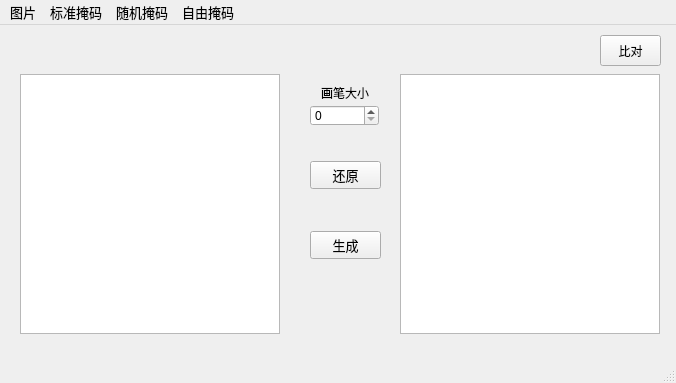
<?xml version="1.0" encoding="UTF-8"?>
<ui version="4.0">
 <class>MainWindow</class>
 <widget class="QMainWindow" name="MainWindow">
  <property name="geometry">
   <rect>
    <x>0</x>
    <y>0</y>
    <width>676</width>
    <height>383</height>
   </rect>
  </property>
  <property name="font">
   <font>
    <pointsize>9</pointsize>
   </font>
  </property>
  <property name="windowTitle">
   <string>MainWindow</string>
  </property>
  <widget class="QWidget" name="centralwidget">
   <widget class="QGraphicsView" name="graphicsView_img">
    <property name="geometry">
     <rect>
      <x>20</x>
      <y>49</y>
      <width>260</width>
      <height>260</height>
     </rect>
    </property>
   </widget>
   <widget class="QWidget" name="verticalLayoutWidget">
    <property name="geometry">
     <rect>
      <x>310</x>
      <y>100</y>
      <width>71</width>
      <height>171</height>
     </rect>
    </property>
    <layout class="QVBoxLayout" name="verticalLayout">
     <item>
      <widget class="QPushButton" name="pushButton_restore">
       <property name="font">
        <font>
         <pointsize>10</pointsize>
        </font>
       </property>
       <property name="text">
        <string>还原</string>
       </property>
      </widget>
     </item>
     <item>
      <widget class="QPushButton" name="pushButton_gen">
       <property name="font">
        <font>
         <pointsize>10</pointsize>
        </font>
       </property>
       <property name="text">
        <string>生成</string>
       </property>
      </widget>
     </item>
    </layout>
   </widget>
   <widget class="QGraphicsView" name="graphicsView_result">
    <property name="geometry">
     <rect>
      <x>400</x>
      <y>49</y>
      <width>260</width>
      <height>260</height>
     </rect>
    </property>
   </widget>
   <widget class="QPushButton" name="pushButton_Compare">
    <property name="geometry">
     <rect>
      <x>600</x>
      <y>10</y>
      <width>61</width>
      <height>31</height>
     </rect>
    </property>
    <property name="text">
     <string>比对</string>
    </property>
   </widget>
   <widget class="QLabel" name="label">
    <property name="geometry">
     <rect>
      <x>321</x>
      <y>60</y>
      <width>51</width>
      <height>16</height>
     </rect>
    </property>
    <property name="text">
     <string>画笔大小：</string>
    </property>
   </widget>
   <widget class="QSpinBox" name="spinBox">
    <property name="geometry">
     <rect>
      <x>310</x>
      <y>80</y>
      <width>69</width>
      <height>21</height>
     </rect>
    </property>
   </widget>
  </widget>
  <widget class="QMenuBar" name="menubar">
   <property name="geometry">
    <rect>
     <x>0</x>
     <y>0</y>
     <width>676</width>
     <height>22</height>
    </rect>
   </property>
   <property name="font">
    <font>
     <pointsize>10</pointsize>
    </font>
   </property>
   <widget class="QMenu" name="menu">
    <property name="font">
     <font>
      <pointsize>9</pointsize>
     </font>
    </property>
    <property name="title">
     <string>图片</string>
    </property>
    <addaction name="actionOpen"/>
    <addaction name="actionSave"/>
    <addaction name="actionExit"/>
   </widget>
   <widget class="QMenu" name="menuMask">
    <property name="title">
     <string>标准掩码</string>
    </property>
    <widget class="QMenu" name="menuCorner_Mask">
     <property name="title">
      <string>四分掩码</string>
     </property>
     <addaction name="actionTop_Left_Corner"/>
     <addaction name="actionBottom_Left_Corner"/>
     <addaction name="actionTop_Right_Corner"/>
     <addaction name="actionBottom_Right_Corner"/>
    </widget>
    <widget class="QMenu" name="menuHalf_Mask">
     <property name="title">
      <string>二分掩码</string>
     </property>
     <addaction name="actionLeft"/>
     <addaction name="actionRight"/>
     <addaction name="actionTop"/>
     <addaction name="actionBottom"/>
    </widget>
    <addaction name="actionCentral_Mask"/>
    <addaction name="menuCorner_Mask"/>
    <addaction name="menuHalf_Mask"/>
    <addaction name="actionwearMask"/>
   </widget>
   <widget class="QMenu" name="menuRandom_Mask">
    <property name="title">
     <string>随机掩码</string>
    </property>
    <addaction name="actionRandom_Block"/>
    <addaction name="actionRandom_Walk"/>
   </widget>
   <widget class="QMenu" name="menuFree_Mask">
    <property name="title">
     <string>自由掩码</string>
    </property>
    <addaction name="actionDraw"/>
   </widget>
   <addaction name="menu"/>
   <addaction name="menuMask"/>
   <addaction name="menuRandom_Mask"/>
   <addaction name="menuFree_Mask"/>
  </widget>
  <widget class="QStatusBar" name="statusbar"/>
  <action name="actionOpen">
   <property name="text">
    <string>打开 </string>
   </property>
   <property name="font">
    <font/>
   </property>
  </action>
  <action name="actionSave">
   <property name="text">
    <string>保存</string>
   </property>
   <property name="font">
    <font/>
   </property>
  </action>
  <action name="action50_Mask">
   <property name="text">
    <string>Half Mask</string>
   </property>
  </action>
  <action name="actionRandom_Block">
   <property name="text">
    <string>随机方块</string>
   </property>
  </action>
  <action name="actionCentral_Mask">
   <property name="text">
    <string>中心掩码</string>
   </property>
  </action>
  <action name="actionRandom_Walk">
   <property name="text">
    <string>随机墨迹</string>
   </property>
  </action>
  <action name="actionTop_Left_Corner">
   <property name="text">
    <string>左上角</string>
   </property>
  </action>
  <action name="actionBottom_Left_Corner">
   <property name="text">
    <string>左下角</string>
   </property>
  </action>
  <action name="actionTop_Right_Corner">
   <property name="text">
    <string>右上角</string>
   </property>
  </action>
  <action name="actionBottom_Right_Corner">
   <property name="text">
    <string>右下角</string>
   </property>
  </action>
  <action name="actionLeft">
   <property name="text">
    <string>左部</string>
   </property>
  </action>
  <action name="actionRight">
   <property name="text">
    <string>右部</string>
   </property>
  </action>
  <action name="actionTop">
   <property name="text">
    <string>顶部</string>
   </property>
  </action>
  <action name="actionBottom">
   <property name="text">
    <string>底部</string>
   </property>
  </action>
  <action name="actionExit">
   <property name="text">
    <string>退出</string>
   </property>
  </action>
  <action name="actionDraw">
   <property name="text">
    <string>脸部涂鸦</string>
   </property>
  </action>
  <action name="actionThickness">
   <property name="text">
    <string>画笔大小</string>
   </property>
  </action>
  <action name="actionwearMask">
   <property name="text">
    <string>口罩掩码</string>
   </property>
  </action>
 </widget>
 <resources/>
 <connections/>
</ui>
